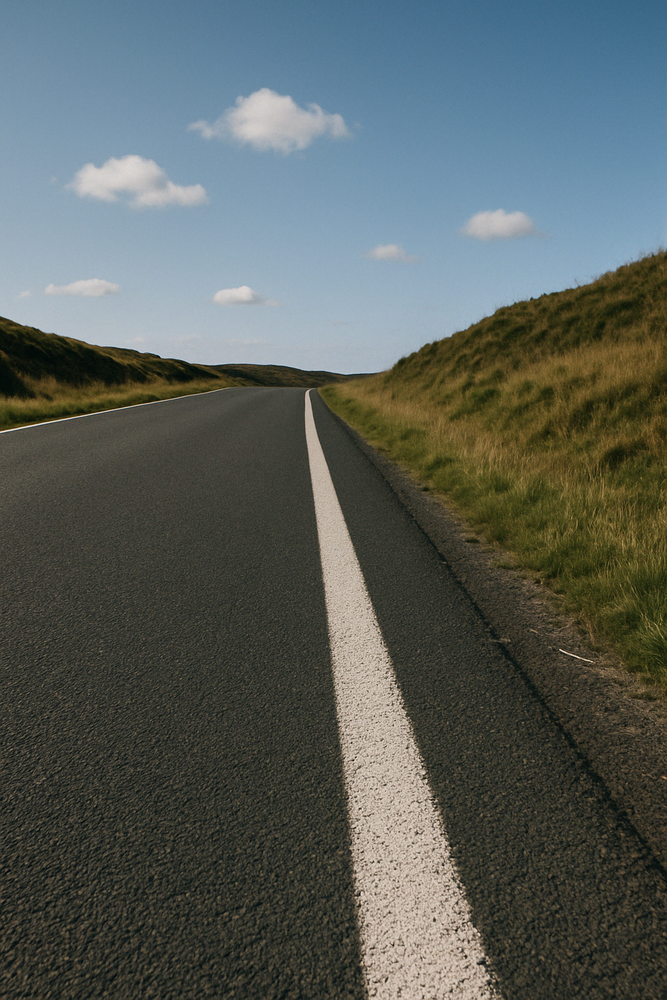
#> input picture img2.png, 667 x 1000 px, shrunk from 1024 x 1536 before the run
$ python line_detection.py
#> lines starting #> are read from the running program, lines starting #| are printed output that depends on the picture
import cv2
import numpy as np

img = cv2.imread("img2.png")
#> img is the input picture: shape (1000, 667, 3); mean B, G, R 92, 95.5, 88.4
gray = cv2.cvtColor(img, cv2.COLOR_BGR2GRAY)
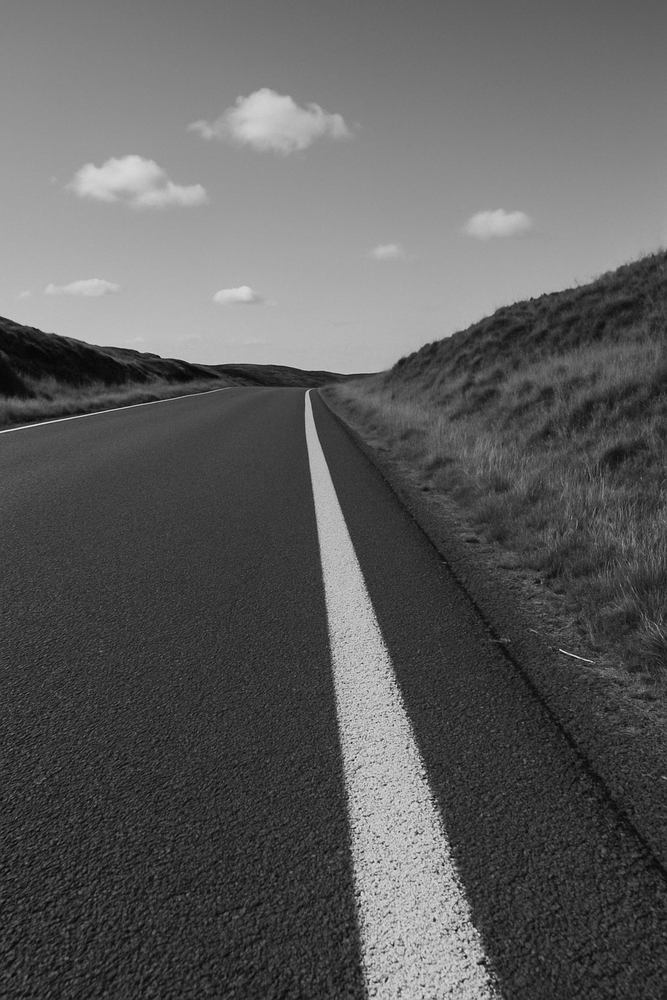
#> gray: shape (1000, 667); min 1, max 239, mean 93
edges = cv2.Canny(gray,75,150)
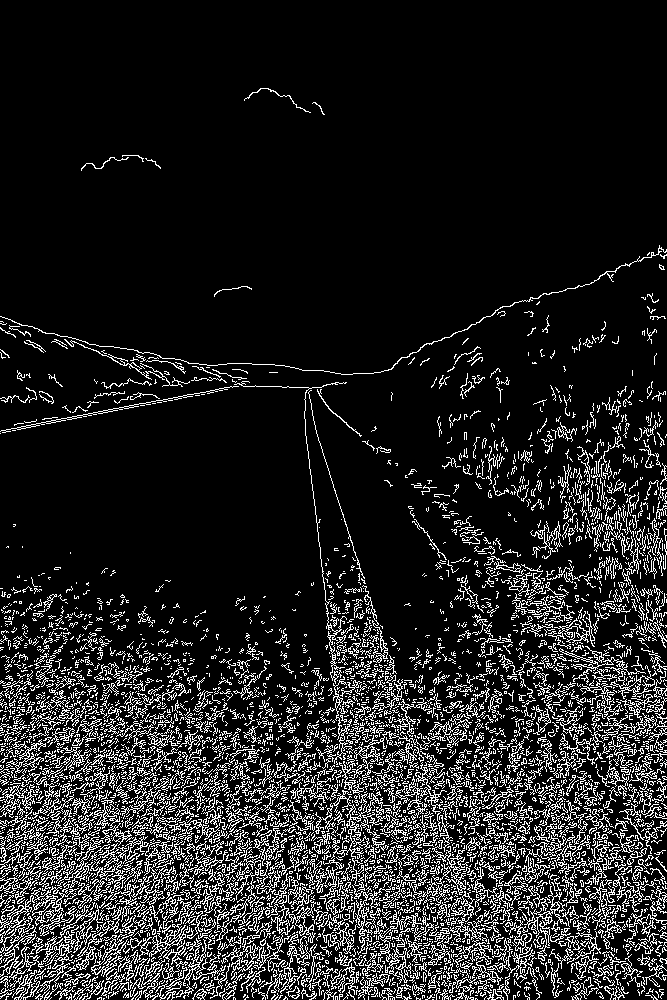
#> edges: shape (1000, 667); 13.1% white in thin lines or dots

lines = cv2.HoughLinesP(edges, 1, np.pi/180, 50)

for line in lines:
    x1, y1, x2, y2 = line[0]
    cv2.line(img, (x1,y1), (x2,y2), (0,255,0), 3)
#> this loop made 31708 passes
#> (x1, y1, x2, y2) on passes 1 to 3: (264, 932, 264, 932), (629, 568, 631, 566), (513, 849, 514, 849)
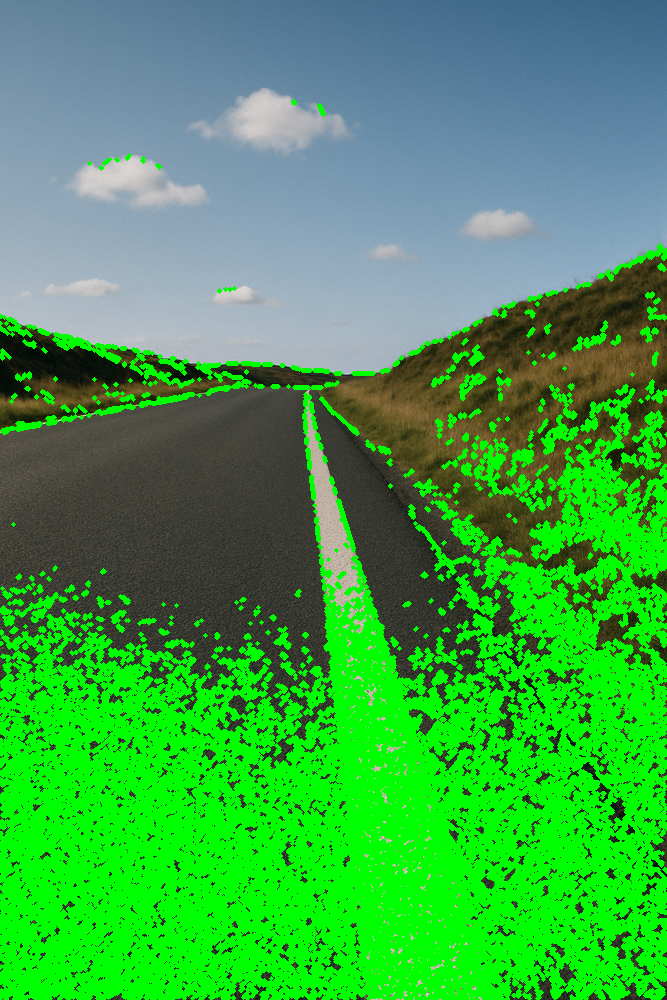
#> img: shape (1000, 667, 3); mean B, G, R 71.1, 164.3, 61.1

cv2.imshow("edges", edges)
cv2.imshow("Image", img)
cv2.waitKey(0)
cv2.destroyAllWindows()

$ run again, with img1.png copied over img2.png
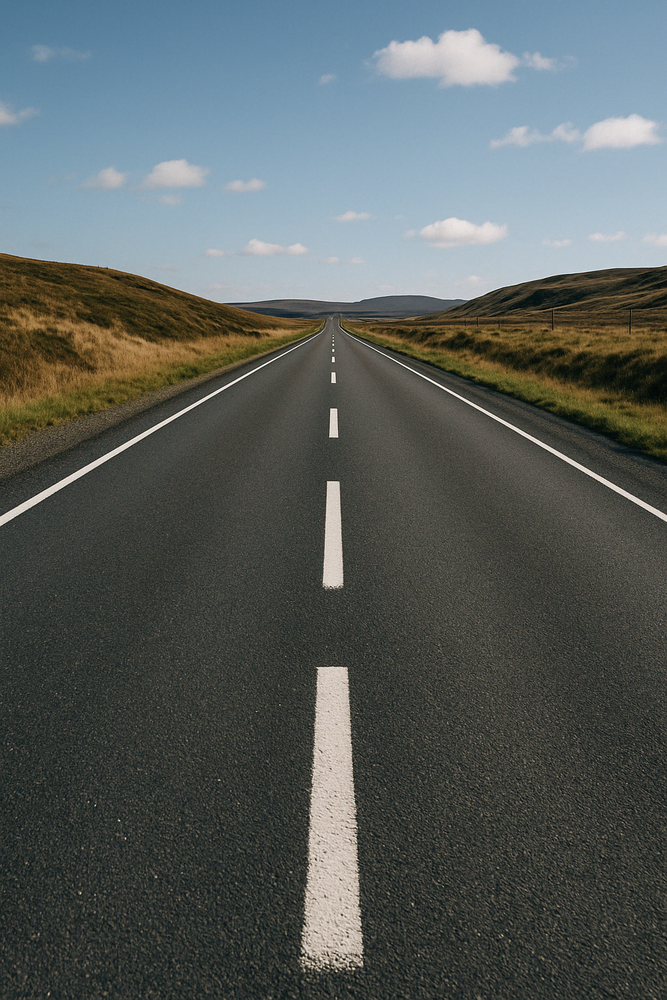
#> input picture img1.png, 667 x 1000 px, shrunk from 1024 x 1536 before the run
#> img is the input picture: shape (1000, 667, 3); mean B, G, R 93.1, 94.6, 88.1
#> `edges = cv2.Canny(gray,75,150)`:
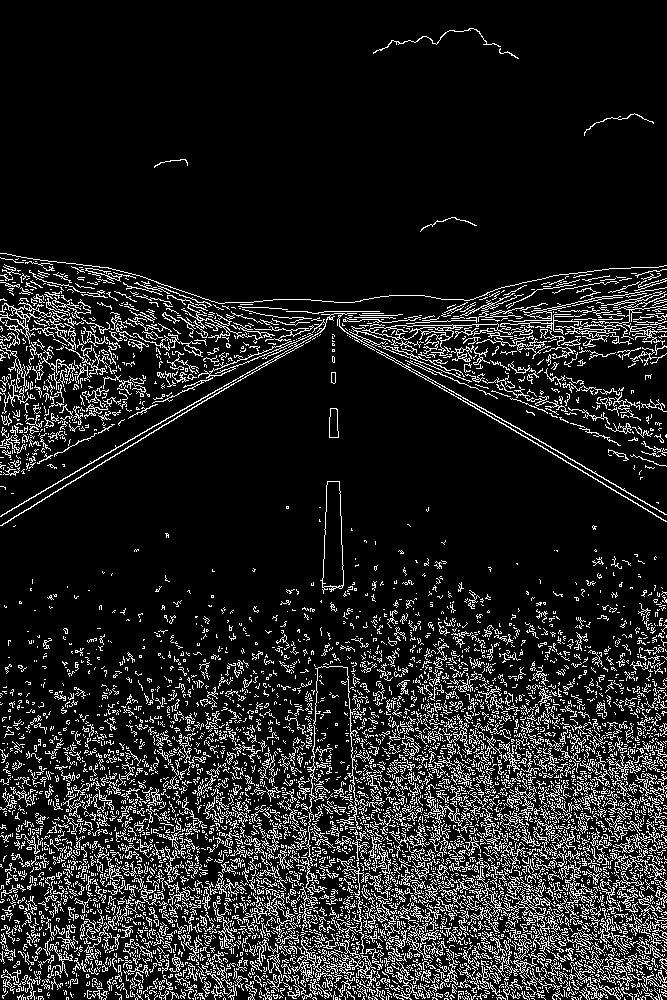
#> edges: shape (1000, 667); 12.8% white in thin lines or dots
#> the loop `for line in lines:` made 30994 passes
#> (x1, y1, x2, y2) on passes 1 to 3: (127, 442, 127, 442), (23, 339, 25, 341), (484, 799, 487, 802)
#> after the loop `for line in lines:`:
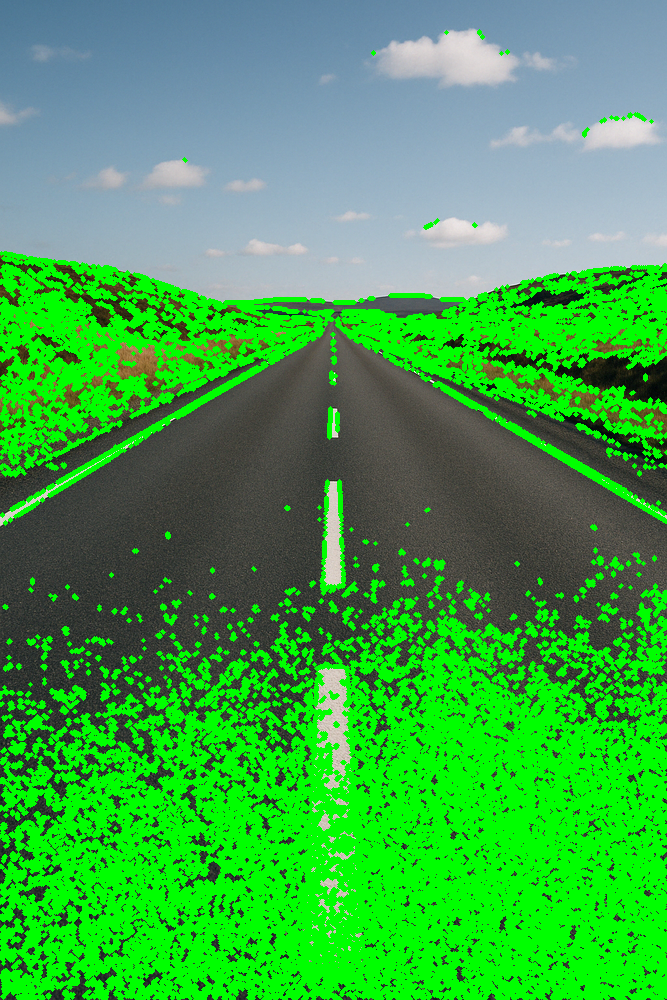
#> img: shape (1000, 667, 3); mean B, G, R 72.3, 166.6, 62.8
